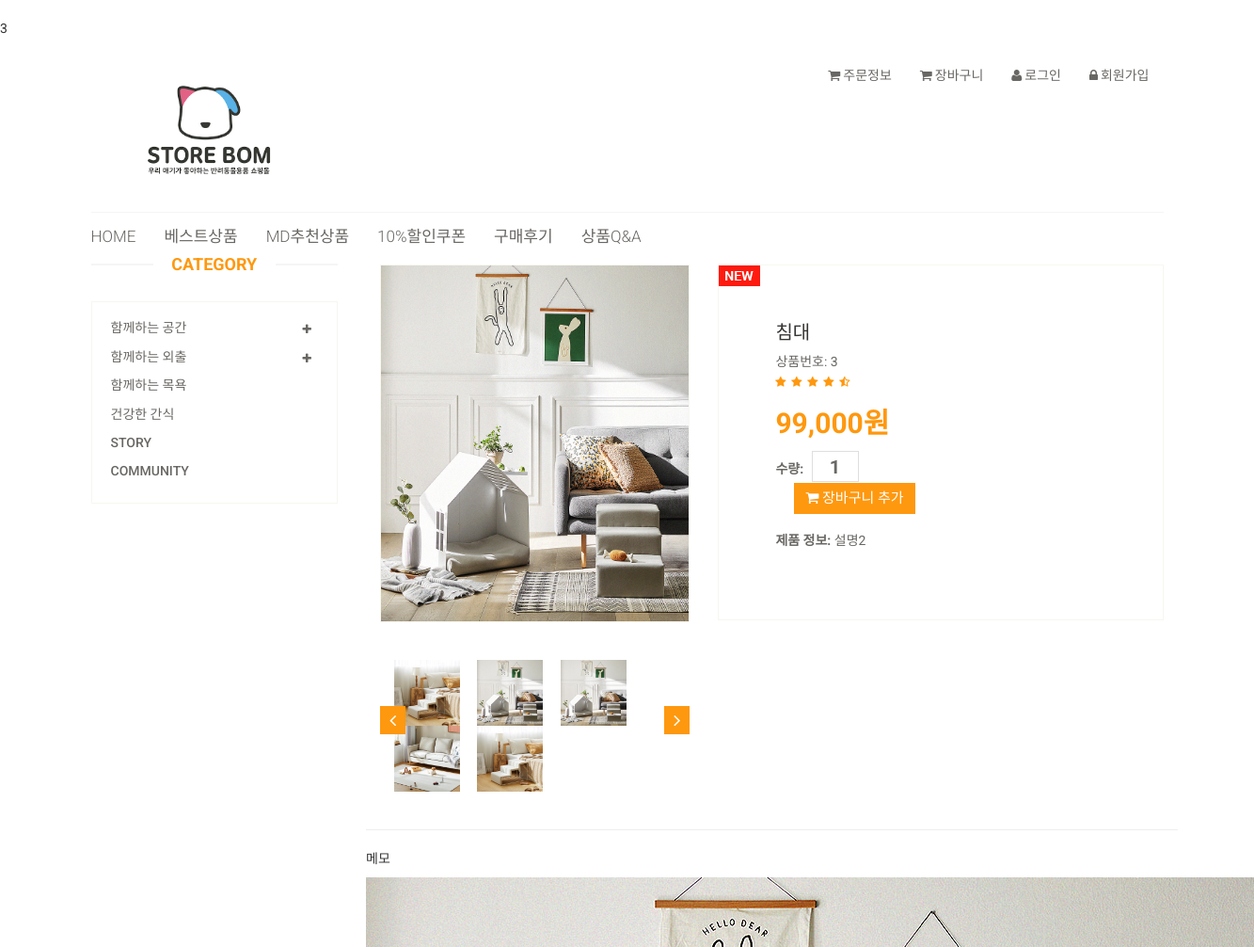
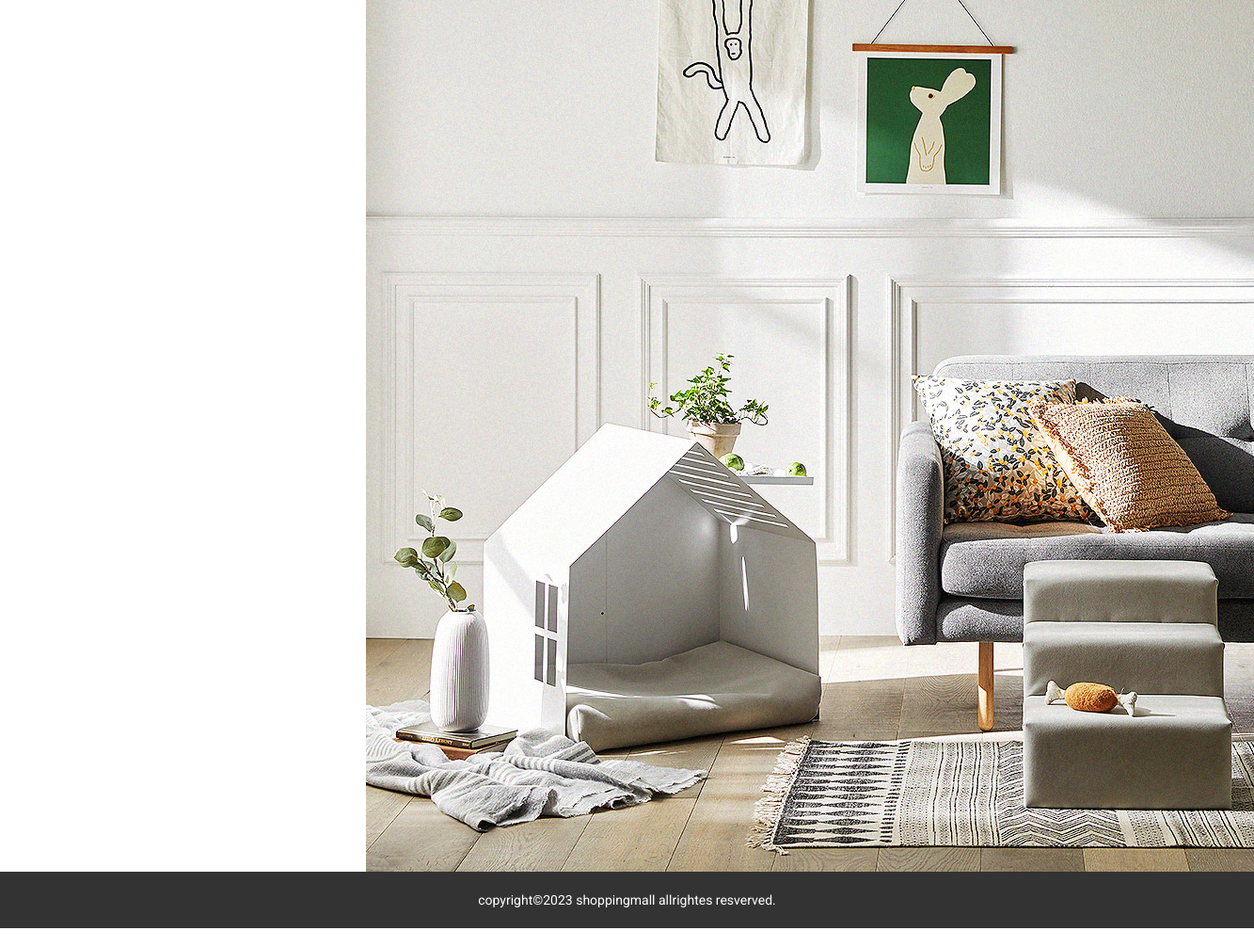
/product_detail.php?no=3, run on the app's committed database (2 pictures, top to bottom).
### tables this page shows
CREATE TABLE `shop_data` (
  `no` int(6) NOT NULL,
  `cate` varchar(100) DEFAULT NULL,
  `img` varchar(255) NOT NULL,
  `name` varchar(20) NOT NULL,
  `parent` varchar(20) NOT NULL,
  `price` double NOT NULL,
  `comment` varchar(500) NOT NULL,
  `memo` varchar(255) NOT NULL,
  `datetime` datetime DEFAULT current_timestamp()
);

### product_detail.php (the view, shortened to what this page needs)
<?php
  include('./db/db_conn.php');
	if(isset($_SESSION['mb_id'])){
		$userid = $_SESSION['mb_id'];
		$username = $_SESSION['mb_name'];
	}else{
		$userid = '';
	}
  $no = $_GET['no'];
  echo $no;
  $sql = "select * from shop_data where no='$no'";
  $result=mysqli_query($conn, $sql);
	$row = mysqli_fetch_array($result);
	$no = $row['no'];
	$name = $row['name'];
	$comment = $row['comment'];
	$memo = $row['memo'];
	$price = $row['price'];
	$img = $row['img'];
?>
<!DOCTYPE html>
<html lang="ko">
	<head>
		<link href="css/bootstrap.min.css" rel="stylesheet">
		<link href="css/font-awesome.min.css" rel="stylesheet">
		<link href="css/prettyPhoto.css" rel="stylesheet">
		<link href="css/price-range.css" rel="stylesheet">
		<link href="css/animate.css" rel="stylesheet">
		<link href="css/responsive.css" rel="stylesheet">
		<link href="css/main.css" rel="stylesheet">
	</head>
	<body>
		<header id="header">
			<div class="header-middle">
				<div class="container">
					<div class="row">
						<div class="col-md-4 clearfix">
							<h1 class="logo pull-left">
								<a href="index.php"><img src="./images/logo.png" alt="상단로고" width="220" /></a>
							</h1>
						</div>
						<div class="col-md-8 clearfix">
							<div class="shop-menu clearfix pull-right">
								<ul class="nav navbar-nav">
									<?php
									if(!$userid) {
									?>
										<li><a href="order_list.php"><i class="fa fa-shopping-cart"></i>주문정보</a></li>
										<li><a href="cart.php"><i class="fa fa-shopping-cart"></i>장바구니</a></li>
										<li><a href="login.php"><i class="fa fa-user"></i>로그인</a></li>
										<li><a href="sign.php"><i class="fa fa-lock"></i>회원가입</a></li>
									<?php } ?>
								</ul>
							</div>
						</div>
					</div>
				</div>
			</div>
			<div class="header-bottom">
				<div class="container">
					<div class="row">
						<div class="col-sm-9">
							<div class="mainmenu pull-left">
								<ul class="nav navbar-nav collapse navbar-collapse">
									<li><a href="index.php">HOME</a></li>
									<li><a href="index.php">베스트상품</a></li>
									<li><a href="index.php">MD추천상품</a></li>
									<li><a href="index.php">10%할인쿠폰</a></li>
									<li><a href="index.php">구매후기</a></li>
									<li><a href="index.php">상품Q&A</a></li>
								</ul>
							</div>
						</div>
					</div>
				</div>
			</div>
		</header>
		<section>
			<div class="container">
				<div class="row">
					<div class="col-sm-3">
						<div class="left-sidebar">
							<h2>Category</h2>
							<div class="panel-group category-products" id="accordian">
								<div class="panel panel-default">
									<div class="panel-heading">
										<h4 class="panel-title">
											<a data-toggle="collapse" data-parent="#accordian" href="#cate01">
												<span class="badge pull-right"><i class="fa fa-plus"></i></span>
												함께하는 공간
											</a>
										</h4>
									</div>
								</div>
								<div class="panel panel-default">
									<div class="panel-heading">
										<h4 class="panel-title">
											<a data-toggle="collapse" data-parent="#accordian" href="#cate02">
												<span class="badge pull-right"><i class="fa fa-plus"></i></span>
												함께하는 외출
											</a>
										</h4>
									</div>
								</div>
								<div class="panel panel-default">
									<div class="panel-heading">
										<h4 class="panel-title"><a href="cate.php?cate=cate03">함께하는 목욕</a></h4>
									</div>
								</div>
								<div class="panel panel-default">
									<div class="panel-heading">
										<h4 class="panel-title"><a href="cate.php?cate=cate04">건강한 간식</a></h4>
									</div>
								</div>
								<div class="panel panel-default">
									<div class="panel-heading">
										<h4 class="panel-title"><a href="#">Story</a></h4>
									</div>
								</div>
								<div class="panel panel-default">
									<div class="panel-heading">
										<h4 class="panel-title"><a href="#">Community</a></h4>
									</div>
								</div>
							</div>
						</div>
					</div>
					<div class="col-sm-9 padding-right">
						<div class="product-details">
							<div class="col-sm-5">
									<div class="view-product">
										<img src="./images/shop/<?=$img?>" alt="대표사진">
									</div>
									<div id="similar-product" class="carousel slide" data-ride="carousel">
										<div class="carousel-inner">
											<div class="item active">
												<?php
													$sql = "select img, no from shop_data";
													$result2 = mysqli_query($conn, $sql);
													while ($row2 = mysqli_fetch_array($result2)){?>
													<a href="http://127.0.0.1/shop/product_detail.php?no=<?=$row2['no']?>"><img src="./images/shop/<?=$row2['img']?>" alt="" style="width:70px;height:70px;"></a>
												<?php }?>
											</div>
										</div>
								<a class="left item-control" href="#similar-product" data-slide="prev"><i class="fa fa-angle-left"></i>
								</a>
								<a class="right item-control" href="#similar-product" data-slide="next"><i class="fa fa-angle-right"></i>
								</a>
							</div>
						</div>
						<div class="col-sm-7">
							<div class="product-information">
								<img src="./images/product-details/new.jpg" class="newarrival" alt="">
								<form action="./php/cart_insert.php?no=<?=$no?>" method="POST">
								<h2><?=$name?></h2>
								<p>상품번호: <?=$no?></p>
								<img src="./images/product-details/rating.png" alt="" />
								<br>
								<span>
									<span><?=NUMBER_FORMAT($price) ?>원</span>
									<br>
									<label>수량:</label>
									<input type="text" name="quantity" id="quantity" value="1" >
									<br>
									<button type="submit" class="btn btn-fefault cart">
										<i class="fa fa-shopping-cart"></i>
										장바구니 추가
									</button>
									<br>
								</span>
								<p><b>제품 정보:</b> <?=$comment?></p>
								</form>
							</div>
						</div>
					</div>
					<hr>
					<p><?=$memo?></p>
					<img src="images/shop/<?=$img?>" alt="상세페이지">
				</div>
			</div>
		</section>
		<footer class="text-center">
			<address>copyright&copy;2023 shoppingmall allrightes resverved.</address>
		</footer>
	</body>
</html>

### css/main.css (style rules this page uses)
body { font-family: 'Roboto', sans-serif; position: relative; font-weight: 400px; }
ul li { list-style: none; }
a { -webkit-transition: 300ms; transition: 300ms; }
h1, h2, h3, h4, h5, h6 { font-family: 'Roboto', sans-serif; }
.header-middle .container .row { border-bottom: 1px solid #f5f5f5; margin-left: 0; margin-right: 0; padding-bottom: 20px; padding-top: 20px; }
.shop-menu ul li { display: inline-block; padding-left: 15px; padding-right: 15px; }
.shop-menu ul li:last-child { padding-right: 0; }
.shop-menu ul li a { background: #FFFFFF; color: #696763; font-family: 'Roboto', sans-serif; font-size: 14px; font-weight: 300; padding: 0; padding-right: 0; margin-top: 10px; }
.shop-menu ul li a i { margin-right: 3px; }
.header-bottom { padding-bottom: 0px; padding-top:15px; }
.navbar-collapse.collapse { padding-left: 0; }
.mainmenu ul li { padding-right: 15px; padding-left: 15px; }
.mainmenu ul li:first-child { padding-left: 0px; }
.mainmenu ul li a { color: #696763; font-family: 'Roboto', sans-serif; font-size: 17px; font-weight: 300; padding: 0; padding-bottom: 10px; }
.item { padding-left: 100px; }
.right { right: 0; }
.category-products { border: 1px solid #F7F7F0; margin-bottom: 35px; padding-bottom: 20px; padding-top: 15px; }
.left-sidebar h2, .brands_products h2 { color: #FE980F; font-family: 'Roboto', sans-serif; font-size: 18px; font-weight: 700; margin: 0 auto 30px; text-align: center; text-transform: uppercase; position: relative; z-index: 3; }
.left-sidebar h2:after, h2.title:after { content: " "; position: absolute; border: 1px solid #f5f5f5; bottom: 8px; left: 0; width: 100%; height: 0; z-index: -2; }
.left-sidebar h2:before { content: " "; position: absolute; background: #fff; bottom: -6px; width: 130px; height: 30px; z-index: -1; left: 50%; margin-left: -65px; }
.category-products .panel { background-color: #FFFFFF; border: 0px; border-radius: 0px; -webkit-box-shadow: none; box-shadow: none; margin-bottom: 0px; }
.category-products .panel-default .panel-heading { background-color: #FFFFFF; border: 0 none; color: #FFFFFF; padding: 5px 20px; }
.category-products .panel-default .panel-heading .panel-title a { color: #696763; font-family: 'Roboto', sans-serif; font-size: 14px; text-decoration: none; text-transform: uppercase; }
.category-products .badge { background: none; border-radius: 10px; color: #696763; display: inline-block; font-size: 12px; font-weight: bold; line-height: 1; min-width: 10px; padding: 3px 7px; text-align: center; vertical-align: baseline; white-space: nowrap; }
.padding-right { padding-right: 0; }
.product-details { overflow: hidden; }
#similar-product { margin-top: 40px; }
.product-details { margin-bottom: 40px; overflow: hidden; margin-top: 10px; }
.view-product { position: relative; }
.view-product img { border: 1px solid #F7F7F0; height: 380px; width: 100%; }
#similar-product .carousel-inner .item { padding-left: 0px; }
#similar-product .carousel-inner .item img { display: inline-block; margin-left: 15px; }
.item-control { position: absolute; top: 35%; }
.item-control i { background: #FE980F; color: #FFFFFF; font-size: 20px; padding: 5px 10px; }
.product-information { border: 1px solid #F7F7F0; overflow: hidden; padding-bottom: 60px; padding-left: 60px; padding-top: 60px; position: relative; }
.newarrival { position: absolute; top: 0; left: 0 }
.product-information h2 { color: #363432; font-family: 'Roboto', sans-serif; font-size: 20px; margin-top: 0; }
.product-information p { color: #696763; font-family: 'Roboto', sans-serif; margin-bottom: 5px; }
.product-information span { display: inline-block; margin-bottom: 8px; margin-top: 18px; }
.product-information span span { color: #FE980F; float: left; font-family: 'Roboto', sans-serif; font-size: 30px; font-weight: 700; margin-right: 20px; margin-top: 0px; }
.product-information span input { border: 1px solid #DEDEDC; color: #696763; font-family: 'Roboto', sans-serif; font-size: 20px; font-weight: 700; height: 33px; outline: medium none; text-align: center; width: 50px; }
.product-information span label { color: #696763; font-family: 'Roboto', sans-serif; font-weight: 700; margin-right: 5px; }
.cart { background: #FE980F; border: 0 none; border-radius: 0; color: #FFFFFF; font-family: 'Roboto', sans-serif; font-size: 15px; margin-bottom: 10px; margin-left: 20px; }
footer address { line-height:60px !important; background:#333; color:#fff; }

### data on the page
shop_data: img (picture), name "침대", no "3", price "99,000", comment "설명2", memo "메모"
shop_data: img (picture)
shop_data: img (picture)
shop_data: img (picture)
shop_data: img (picture)

### other printed values
$no "3"
